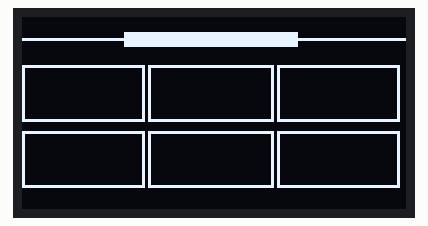
Bench run of a sketch on a simulated ESP8266 (NodeMCU). Parts: 128×64 one-colour display.

Above: at 0.1 s.

Measured:
- what the display in image 0 shows lasts 1.0 s, from 0.1 s to 1.1 s

The sketch:

oled_only.ino
```cpp
#include <Arduino.h>
#include <U8g2lib.h>

// Specify which pins are used on the microcontroller to communicate with the OLED display
#define OLED_CS D8 // clock
#define OLED_RES D3 // reset
//#define OLED_DC D4 // data
#define OLED_DC D0 // data

// Constructor - This initializes "oled" so now you can use it to call functions (e.g., oled.drawStr)
// See this link for a list of all the functions that can be used
// https://github.com/olikraus/u8g2/wiki/u8g2reference
U8G2_SSD1309_128X64_NONAME2_1_4W_HW_SPI oled(U8G2_R0, OLED_CS, OLED_DC, OLED_RES);

// Variables for drawing the wire at the top of the OLED screen.
u8g2_uint_t SCREEN_WIDTH = 0;
u8g2_uint_t SCREEN_HEIGHT = 0;
const int WIRE_STRAND_LENGTH = 30;
const int WIRE_STRAND_Y_POS = 7;
const int WIRE_INSULATION_WIDTH = SCREEN_WIDTH - (WIRE_STRAND_LENGTH * 2);
const int WIRE_INSULATION_HEIGHT = 14;

// The setup function will execute once on the microcontroller right after boot-up or on reset
void setup() {

  // Initialize the OLED display using the oled.begin() function - this is necessary.
  oled.begin();

  // Set the font and display rotation
  oled.setFont(u8g2_font_logisoso16_tf);
  oled.setDisplayRotation(U8G2_R0); // U8G2_R0-no rotation

  // Precompute some variables - No point in doing these things in the "loop" section
  // since the results would never change
  // Get the actual display width and height so we can compute pixel locations later
  SCREEN_HEIGHT = oled.getDisplayHeight();
  SCREEN_WIDTH = oled.getDisplayWidth();
}

// This will be part of your task - to create a function that draws a wire image across the top of the screen
//        ______
//   -----|    |-----
void drawWire() {
    //oled.drawLine(0, WIRE_STRAND_Y_POS, WIRE_STRAND_LENGTH, WIRE_STRAND_Y_POS, SH110X_WHITE);
    //oled.fillRect(WIRE_STRAND_LENGTH, 0, WIRE_INSULATION_WIDTH, WIRE_INSULATION_HEIGHT, SH110X_WHITE);
    //oled.drawLine(WIRE_STRAND_LENGTH + WIRE_INSULATION_WIDTH, WIRE_STRAND_Y_POS, SCREEN_WIDTH, WIRE_STRAND_Y_POS, SH110X_WHITE);
}

// Microcontroller will loop indefinitely
void loop() {

  // Clear the display
  oled.clearDisplay();

  // firstPage() must always be used in a do-while loop with the nextPage() command - this renders the content of the display
  oled.firstPage();
  do {
    // All graphics commands have to appear within the do-while loop body

    // An example, just display "HELLO WORLD" using the drawStr() function, once you feel comfortable delete this line and work on drawWire() function
    //oled.drawStr(0, 20, "HELLO WORLD");
    oled.drawLine(0, 7, 128, 7);
    oled.drawBox(34,5,58,5);
    oled.drawFrame(0,16,41,19);
    oled.drawFrame(42,16,42,19);
    oled.drawFrame(85,16,41,19);
    oled.drawFrame(0,38,41,19);
    oled.drawFrame(42,38,42,19);
    oled.drawFrame(85,38,41,19);
    //oled.setCursor(0, 0);
    //oled.print("0");

    // This will be part of your first task...
    //oled.drawWire();


  } while (oled.nextPage());

  delay(1000);
}
```
